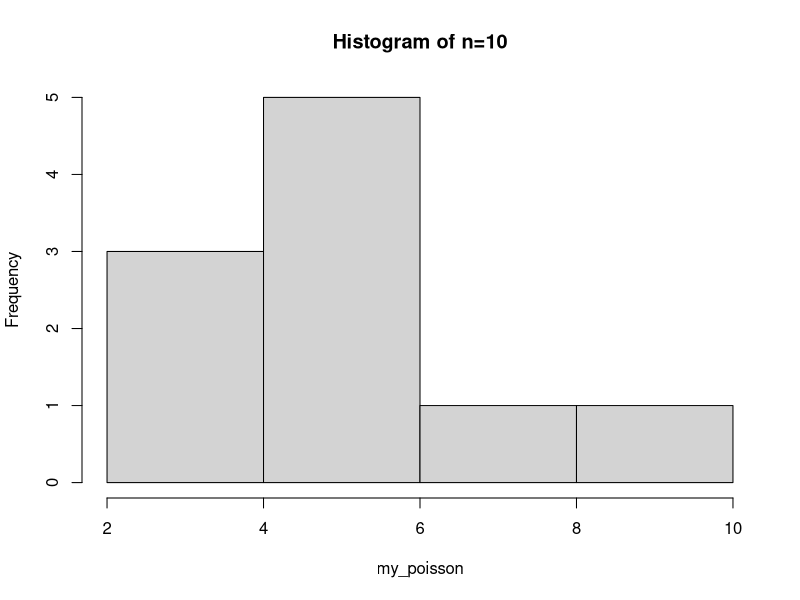
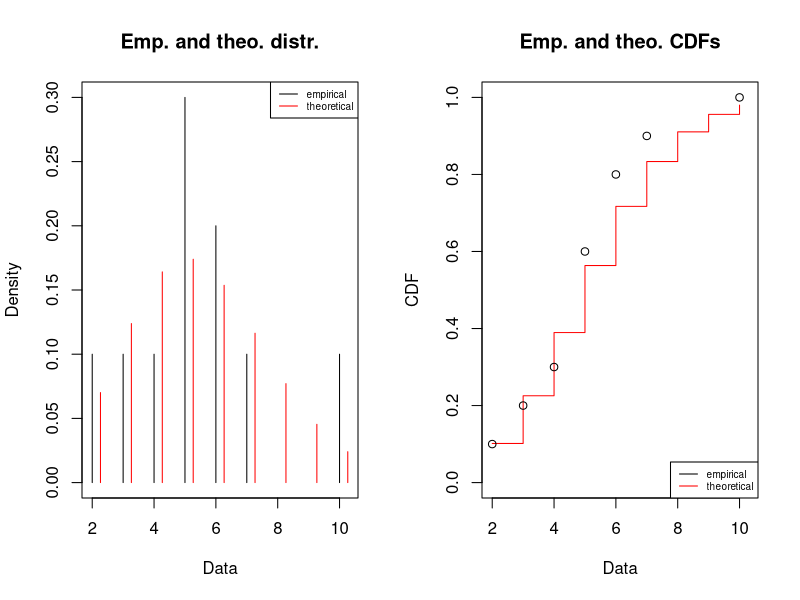
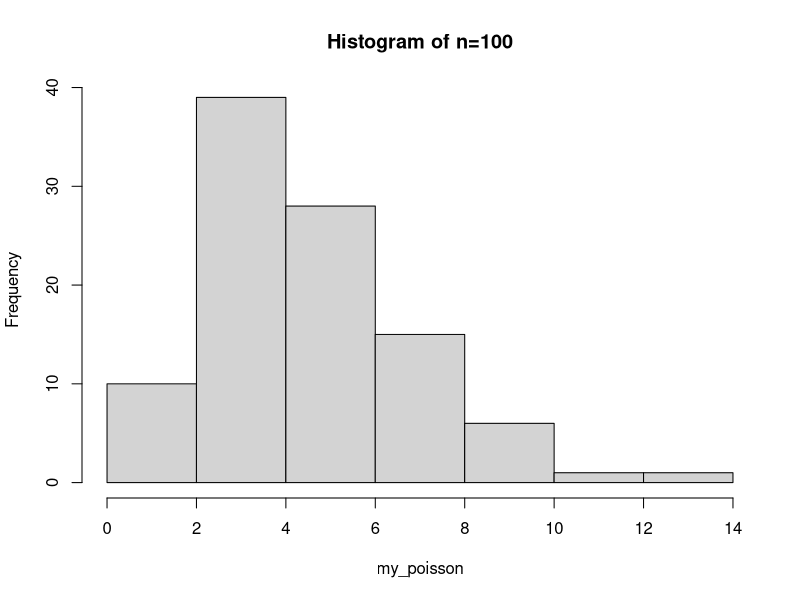
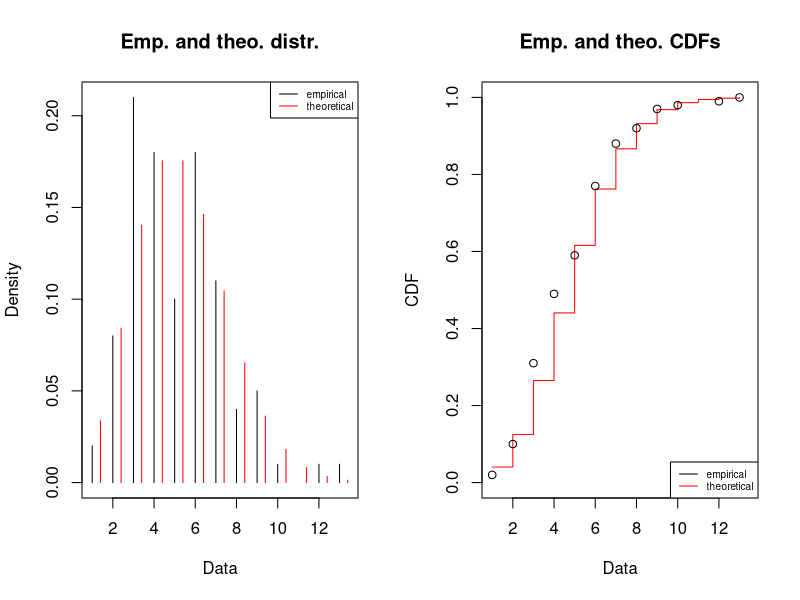
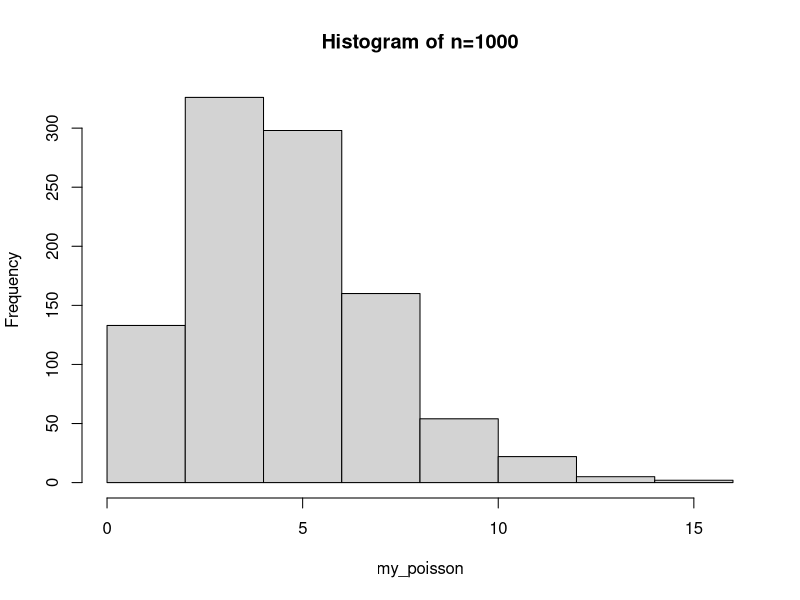
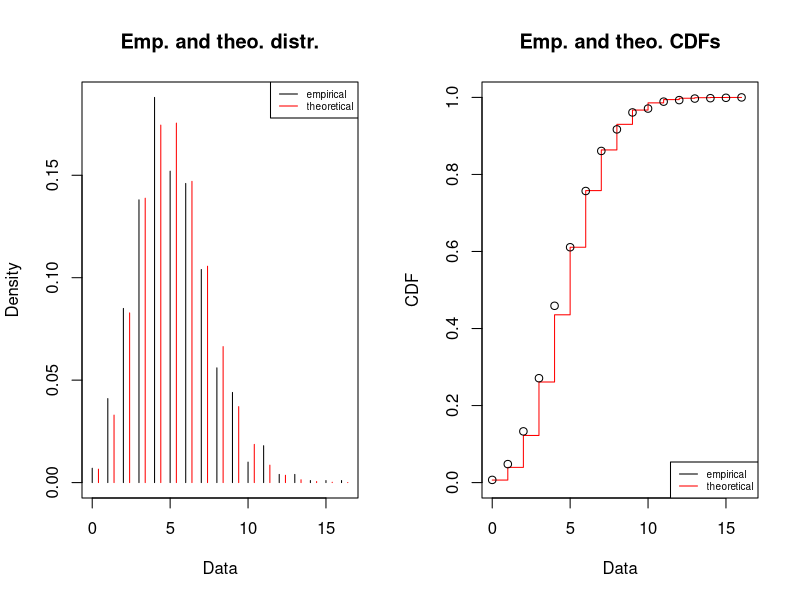
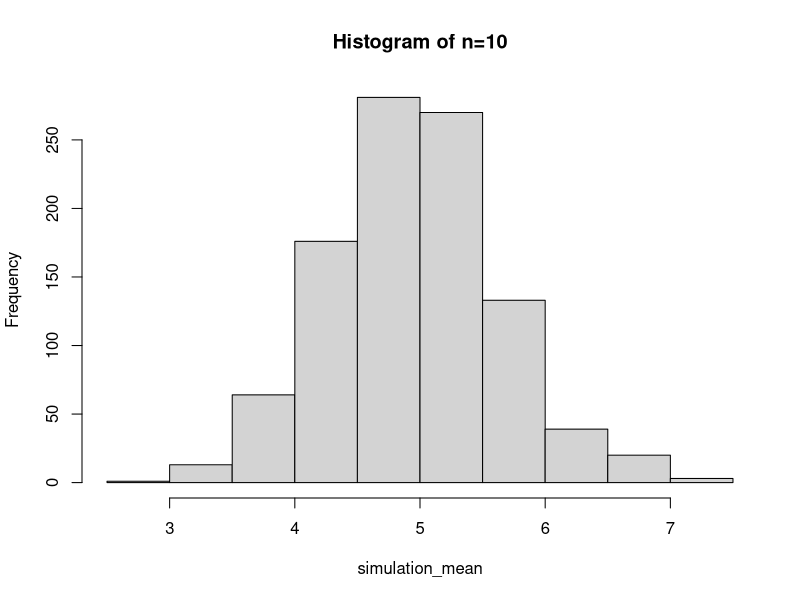
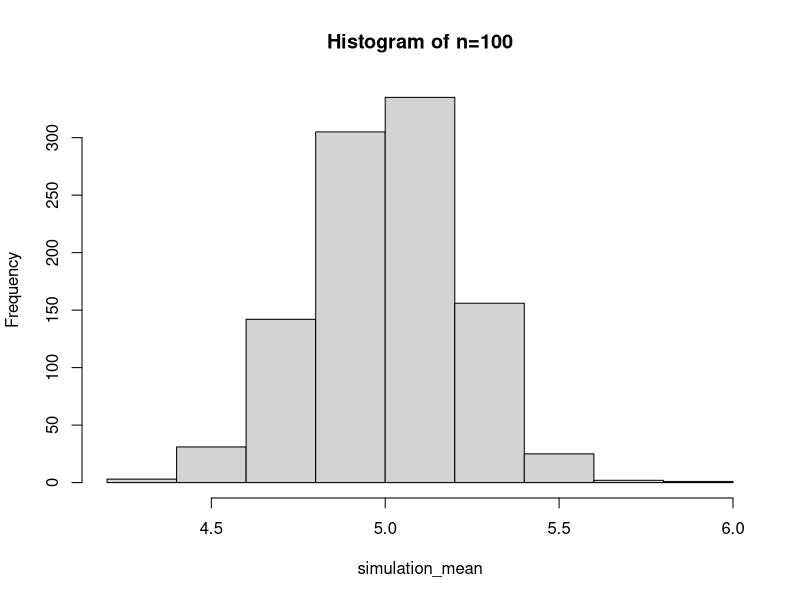

R code for these plots, in order:
## ---- chunk 1
library(fitdistrplus)
## ---- chunk 2
library(MASS)
library(survival)
library(fitdistrplus)

for (n in c(10, 100, 1000))
{
  my_poisson <- rpois(n, 5)
  hist(my_poisson, main=paste("Histogram of n=", n, sep=""))
  plot(fitdist(my_poisson, "pois"))
}
## ---- chunk 3
for (n in c(10, 100, 1000))
{
  simulation <- lapply(1:1000, function(x) rpois(n, 5))
  simulation_mean <- sapply(simulation, mean)
  hist(simulation_mean, main=paste("Histogram of n=", n, sep=""))
}
## ---- chunk 4
success <- 0:300
x <- dbinom(success, size=11034, prob=.017)
y <- dbinom(success, size=11037, prob=.009)
plot(success, y, type='h')
lines(success, x, type='h', col="green")
## ---- chunk 5
exp <- function(lambda=2, size=1000)
{
  # Create sample size
  sample <- runif(size)
  # Create sample using the inverse
  inverse <- -(log(1-sample)/lambda)
  exp <- rexp(size, rate=5)
  hist(inverse, prob=TRUE, main="Inverse")
}
exp(2, 1000)
## ---- chunk 6
cauchy <- function(x_0=0, gamma=1.0, size=1000)
{
  # Create sample size
  sample <- runif(size)
  
  # Create sample using the inverse
  inverse <- gamma * tan(pi*(sample - 1/2)) + x_0
  
  # True Exponential distribution
  true_inverse <- rexp(size, gamma)
  
  # Density Plot
  hist(inverse, prob=TRUE, main="Inverse - Density", breaks=1000, xlim=c(-40, 20), col=c("blue","red","white","green"))
  
  # Frequency
  hist(inverse, freq=TRUE, main="Inverse - Frequency", breaks=1000, xlim=c(-40, 20), col=c("blue","red","white","green"))
}

cauchy(0, 6.9, 1000)
## ---- chunk 7
df <- read.csv("cider.csv")
head(df)
## ---- chunk 8
barplot(table(df$Type), main = "Cider Flavors", ylab = "Frequency")
## ---- chunk 9
boxplot(df$Sweetness~df$Type, main = "Sweetness between cider types", xlab = "Types", ylab = "Rating")
## ---- chunk 10
library(ggplot2)
sweet <- ggplot(df, aes(x = Sweetness, y = Bitterness, color = Type)) + geom_point() + geom_smooth()
sweet
